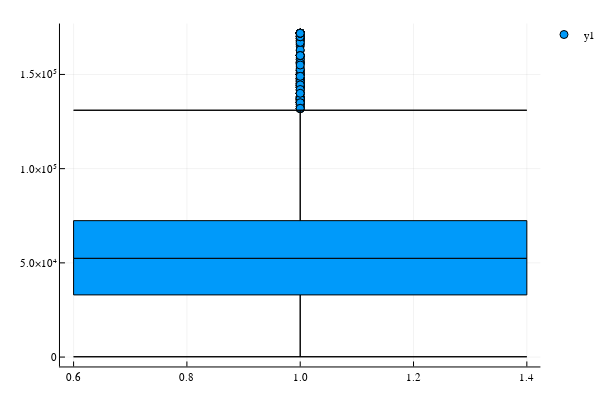

This figure's notebook cell:
### Code cell
boxplot(new_train.Kilometers_Driven)

### Figure 1 — Plotly figure (JSON) as saved in the notebook; plotly's stock layout.template omitted (floating-point values rounded to 4 significant figures; data arrays with more than 128 entries replaced by an {"elided": "..."} marker saying what was removed)
{"data": [{"colorbar": {"title": ""}, "hoverinfo": "text", "legendgroup": "y1", "marker": {"color": "rgba(0, 154, 250, 1.000)", "line": {"color": "rgba(0, 0, 0, 1.000)", "width": 1}, "size": 8, "symbol": "circle"}, "mode": "markers", "name": "y1", "showlegend": true, "text": {"elided": "184 null values"}, "type": "scatter", "x": {"elided": "184 int values"}, "xaxis": "x1", "y": {"elided": "184 float values"}, "yaxis": "y1", "zmax": null, "zmin": null}, {"fill": "tozeroy", "fillcolor": "rgba(0, 154, 250, 1.000)", "legendgroup": "y1", "line": {"color": "rgba(0, 0, 0, 1.000)", "dash": "solid", "width": 1}, "mode": "lines", "name": "y1", "showlegend": false, "type": "scatter", "x": [1, 0.6, 1.4, 1, 1, 1], "xaxis": "x1", "y": [171, 171, 171, 171, 33000, 171], "yaxis": "y1"}, {"fill": "tozeroy", "fillcolor": "rgba(0, 154, 250, 1.000)", "legendgroup": "y1", "line": {"color": "rgba(0, 0, 0, 1.000)", "dash": "solid", "width": 1}, "mode": "lines", "name": "y1", "showlegend": false, "type": "scatter", "x": [0.6, 0.6, 1.4, 1.4, 0.6, 0.6], "xaxis": "x1", "y": [33000, 52431, 52431, 33000, 33000, 33000], "yaxis": "y1"}, {"fill": "tozeroy", "fillcolor": "rgba(0, 154, 250, 1.000)", "legendgroup": "y1", "line": {"color": "rgba(0, 0, 0, 1.000)", "dash": "solid", "width": 1}, "mode": "lines", "name": "y1", "showlegend": false, "type": "scatter", "x": [0.6, 0.6, 1.4, 1.4, 0.6, 0.6], "xaxis": "x1", "y": [72410.0, 52431, 52431, 72410.0, 72410.0, 72410.0], "yaxis": "y1"}, {"fill": "tozeroy", "fillcolor": "rgba(0, 154, 250, 1.000)", "legendgroup": "y1", "line": {"color": "rgba(0, 0, 0, 1.000)", "dash": "solid", "width": 1}, "mode": "lines", "name": "y1", "showlegend": false, "type": "scatter", "x": [1, 0.6, 1.4, 1, 1, 1], "xaxis": "x1", "y": [131000, 131000, 131000, 131000, 72410.0, 131000], "yaxis": "y1"}], "layout": {"annotations": [], "height": 400, "legend": {"bgcolor": "rgba(255, 255, 255, 1.000)", "bordercolor": "rgba(0, 0, 0, 1.000)", "font": {"color": "rgba(0, 0, 0, 1.000)", "family": "sans-serif", "size": 11}, "tracegroupgap": 0, "x": 1, "y": 1}, "margin": {"b": 20, "l": 0, "r": 0, "t": 20}, "paper_bgcolor": "rgba(255, 255, 255, 1.000)", "plot_bgcolor": "rgba(255, 255, 255, 1.000)", "showlegend": true, "width": 600, "xaxis": {"anchor": "y1", "domain": [0.1103, 0.9934], "gridcolor": "rgba(0, 0, 0, 0.100)", "gridwidth": 0.5, "linecolor": "rgba(0, 0, 0, 1.000)", "mirror": false, "range": [0.576, 1.424], "showgrid": true, "showline": true, "showticklabels": true, "tickangle": 0, "tickcolor": "rgb(0, 0, 0)", "tickfont": {"color": "rgba(0, 0, 0, 1.000)", "family": "sans-serif", "size": 11}, "tickmode": "array", "ticks": "inside", "ticktext": ["0.6", "0.8", "1.0", "1.2", "1.4"], "tickvals": [0.6, 0.8, 1, 1.2, 1.4], "title": "", "titlefont": {"color": "rgba(0, 0, 0, 1.000)", "family": "sans-serif", "size": 15}, "type": "-", "visible": true, "zeroline": false, "zerolinecolor": "rgba(0, 0, 0, 1.000)"}, "yaxis": {"anchor": "x1", "domain": [0.03762, 0.9902], "gridcolor": "rgba(0, 0, 0, 0.100)", "gridwidth": 0.5, "linecolor": "rgba(0, 0, 0, 1.000)", "mirror": false, "range": [-4980.0, 177000.0], "showgrid": true, "showline": true, "showticklabels": true, "tickangle": 0, "tickcolor": "rgb(0, 0, 0)", "tickfont": {"color": "rgba(0, 0, 0, 1.000)", "family": "sans-serif", "size": 11}, "tickmode": "array", "ticks": "inside", "ticktext": ["0", "5.0×10⁴", "1.0×10⁵", "1.5×10⁵"], "tickvals": [0, 50000, 100000, 150000], "title": "", "titlefont": {"color": "rgba(0, 0, 0, 1.000)", "family": "sans-serif", "size": 15}, "type": "-", "visible": true, "zeroline": false, "zerolinecolor": "rgba(0, 0, 0, 1.000)"}}}
